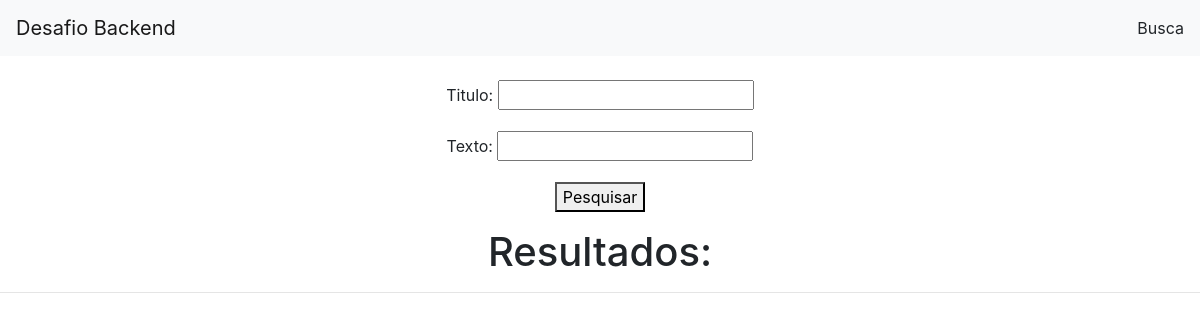
Before: / with the older database file.
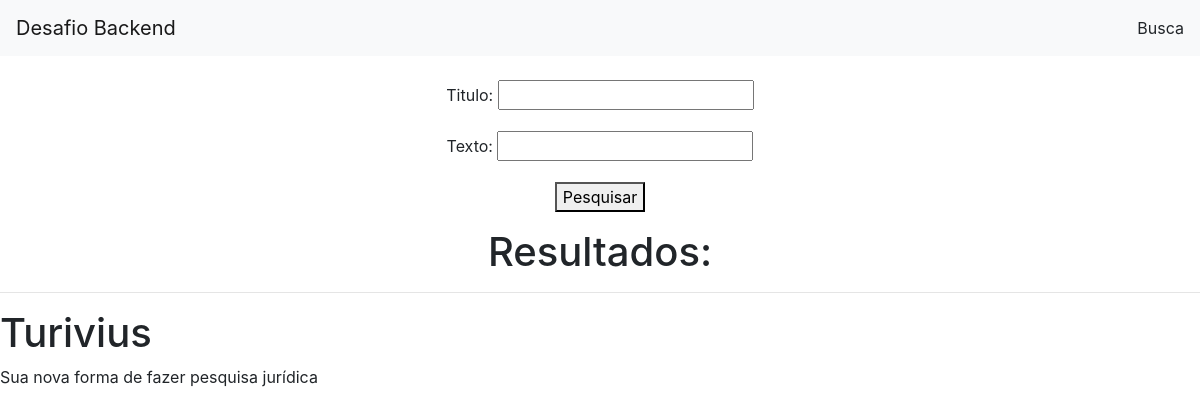
After: the same page with the newer database file.
### api/models.py (models this page shows)
class Api(models.Model):
    titulo = models.CharField(max_length=20)
    texto = models.TextField()

### api/views.py (the view)
# urls.py: path('', busca, name='busca'),
def busca(request):
    lista_de_textos = Api.objects.all()
    filtro_dos_textos = ApiFilter(request.GET, queryset=lista_de_textos)
    return render(request, 'index.html', {'busca': filtro_dos_textos})

### api/templates/index.html
{% extends 'base.html' %}
{% block content %}
<br>
<form method="get" align="center">
  {{busca.form.as_p}}
  <button type="submit">
    Pesquisar
  </button>
 </form>
 <h1 align="center"> Resultados: </h1>
 <hr>
      {% for resultado in busca.qs %}
      <h1>{{resultado.titulo}}</h1>
      <p>{{resultado.texto}}</p>
      {% endfor %}
{% endblock %}

### api/templates/base.html (shortened to what this page needs)
<html>
  <head>
        <link rel="stylesheet" href="https://stackpath.bootstrapcdn.com/bootstrap/4.4.1/css/bootstrap.min.css">
  </head>
  <body>
  <nav class="navbar navbar-light bg-light">
    <a class="navbar-brand">
      Desafio Backend
    </a>
  <div>
    <ul class="navbar-nav">
    <li class="nav-item active">
      Busca
    </li>
    </ul>
  </div>
  </nav>
  {% block content %}
  {% endblock %}
  </body>
 </html>

Changed rows visible on the page:
added Api: titulo "Turivius", texto "Sua nova forma de fazer pesquisa jurídica"
